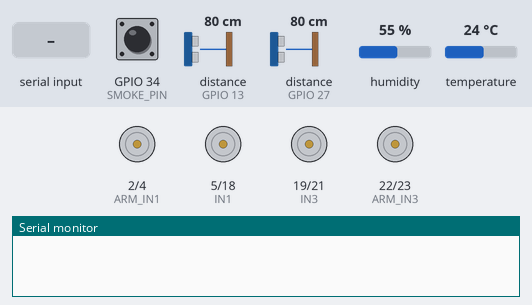
Simulated run of this sketch. Board: ESP32. On the bench: motor-driver pin pairs drawn as motors (green arrow = first pin HIGH = forward, orange = second pin HIGH = backward, longer = more drive), the last lines printed to the serial monitor. Inputs (shaded band) come from the test bench; at power-on: distance to the obstacle (sensors on GPIO 13, GPIO 27) 80 cm, GPIO 34 (SMOKE_PIN) LOW, humidity 55 %, temperature 24 °C. The echo pulse lasts 58.3 µs per cm; WiFi joins after 1.5 s; servers stay silent unless stated.

Above: at 3.0 s.
3.1 s: distance to the obstacle (sensor on GPIO 13) set to 11 cm
13.3 s: distance to the obstacle (sensor on GPIO 13) set to 8 cm
At 14.1 s:
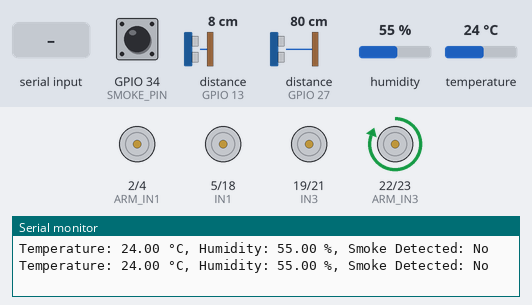
At 18.3 s:
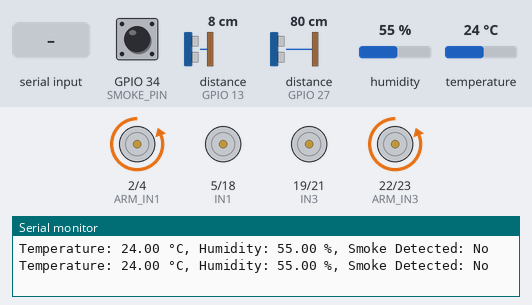
18.7 s: "R" received over Serial
At 20.6 s:
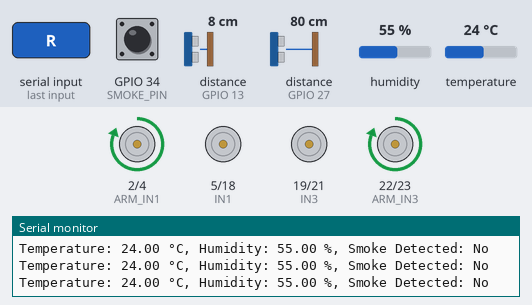
31.0 s: distance to the obstacle (sensor on GPIO 27) set to 2 cm
At 33.2 s:
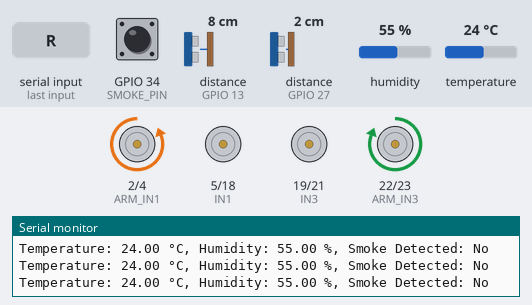
34.5 s: GPIO 34 (SMOKE_PIN) pulled HIGH for 1 s
38.0 s: distance to the obstacle (sensor on GPIO 27) set to 18 cm
Timing chart, 0 to 42.5 s (numbered marks = the images above; inputs shaded):
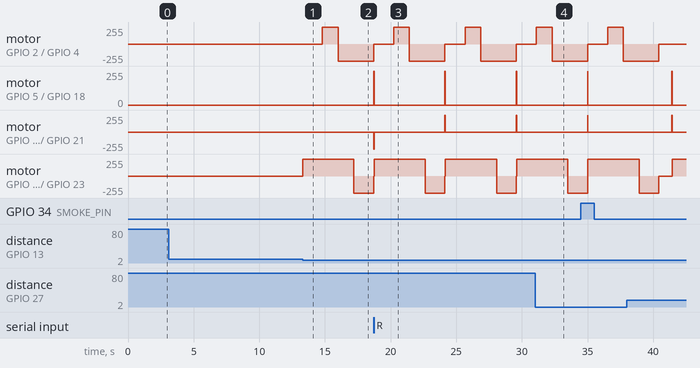

Measured:
- the behaviour switches between 10 and 9 cm on distance to the obstacle (sensor on GPIO 13) (found by bisection; images 0 and 1)
- after the input at 13.3 s, motor on GPIO 2 (ARM_IN1) / GPIO 4 (ARM_IN2): stopped → forward 255/255 after 1.5 s, → backward 255/255 1.2 s later; motor on GPIO 22 (ARM_IN3) / GPIO 23 (ARM_IN4): stopped → forward 255/255 at once, → backward 255/255 3.9 s later
- by itself, motor on GPIO 5 (IN1) / GPIO 18 (IN2): alternates forward 255/255 for 0.02 s and stopped for 5.4 s
- by itself, motor on GPIO 19 (IN3) / GPIO 21 (IN4): repeats every 5.4 s: stopped 5.4 s, forward 255/255 0.02 s

The sketch:

Final_Blynk_Added.ino
```cpp
#include <NewPing.h>
#include <WiFi.h>
#include <BlynkSimpleEsp32.h>
#include <DHT.h>

#define TRIG_PIN_1 12  // Trigger pin for the first ultrasonic sensor
#define ECHO_PIN_1 13  // Echo pin for the first ultrasonic sensor
#define TRIG_PIN_2 14  // Trigger pin for the second ultrasonic sensor
#define ECHO_PIN_2 27  // Echo pin for the second ultrasonic sensor

#define IN1 5          // Motor driver pin for left motor (movement motor)
#define IN2 18         // Motor driver pin for left motor (movement motor)
#define IN3 19         // Motor driver pin for right motor (movement motor)
#define IN4 21         // Motor driver pin for right motor (movement motor)

#define ARM_IN1 2      // Motor driver pin for the arm motor (arm control)
#define ARM_IN2 4      // Motor driver pin for the arm motor (arm control)
#define ARM_IN3 22
#define ARM_IN4 23

#define SMOKE_PIN 34   // Smoke sensor pin
#define DHTPIN 32      // Pin where DHT11 is connected
#define DHTTYPE DHT11  // Define DHT type

// Blynk and WiFi credentials
char auth[] = "tjrK_lvec_3p8UbjadunctxhL8qfPUNl";  // From Blynk app email
char ssid[] = "Salim_Hall_5G";       // Your WiFi SSID
char pass[] = "132069@MNU";   // Your WiFi Password

// Define Blynk virtual pins
#define VPIN_TEMP V1   // Virtual Pin for Temperature
#define VPIN_HUMID V2  // Virtual Pin for Humidity
#define VPIN_SMOKE V3  // Virtual Pin for Smoke

// Set up ultrasonic sensor parameters
NewPing sonar1(TRIG_PIN_1, ECHO_PIN_1, 200); // First ultrasonic sensor
NewPing sonar2(TRIG_PIN_2, ECHO_PIN_2, 200); // Second ultrasonic sensor

// DHT11 sensor setup
DHT dht(DHTPIN, DHTTYPE);

const unsigned long COMM_TIMEOUT = 3000; // Communication timeout in milliseconds
unsigned long lastCommTime = 0;

BlynkTimer timer;

void setup() {
  Serial.begin(9600); // Start serial communication

  // Blynk setup
  Blynk.begin(auth, ssid, pass);

  // Set motor pins as outputs (for movement)
  pinMode(IN1, OUTPUT);
  pinMode(IN2, OUTPUT);
  pinMode(IN3, OUTPUT);
  pinMode(IN4, OUTPUT);

  // Set motor pins as outputs for the arm motor
  pinMode(ARM_IN1, OUTPUT);
  pinMode(ARM_IN2, OUTPUT);
  pinMode(ARM_IN3, OUTPUT);
  pinMode(ARM_IN4, OUTPUT);

  // Smoke sensor setup
  pinMode(SMOKE_PIN, INPUT);

  // Start DHT11 sensor
  dht.begin();

  // Setup a timer to read sensor data every 5 seconds
  timer.setInterval(5000L, sendSensorData);
}

void loop() {
  // Check for communication timeout
  if (millis() - lastCommTime > COMM_TIMEOUT) {
    stopMovement();  // Stop all movement if communication timeout occurs
  }

  // Read distances from ultrasonic sensors
  int distance1 = sonar1.ping_cm(); // Distance from the first ultrasonic sensor
  int distance2 = sonar2.ping_cm(); // Distance from the second ultrasonic sensor

  // Check if the first ultrasonic sensor detects an object (e.g., within 10 cm)
  if (distance1 > 0 && distance1 < 10) {
    stopMovement();  // Stop moving when the first ultrasonic sensor detects the object
    pickUpGarbage(); // Use the motor to pick up the garbage
  }

  // Check if the second ultrasonic sensor detects an object in the box (e.g., within 10 cm)
  if (distance2 > 0 && distance2 < 10) {
    returnToInitialState(); // Call function to restart the operation
  }

  // Process commands from Raspberry Pi if available
  if (Serial.available()) {
    char command = Serial.read();  // Read the command from the Raspberry Pi
    lastCommTime = millis();  // Update last communication time

    if (command == 'F') {
      moveForward();
    } else if (command == 'R') {
      rotateAndSearch();
    } else if (command == 'H') {
      // Heartbeat signal received, no action needed
    }
  }

  // Run Blynk and timer
  Blynk.run();
  timer.run();
}

// Function to move the garbage collector forward
void moveForward() {
  digitalWrite(IN1, HIGH);  // Left motor forward
  digitalWrite(IN2, LOW);   // Left motor forward
  digitalWrite(IN3, HIGH);  // Right motor forward
  digitalWrite(IN4, LOW);   // Right motor forward
}

// Function to rotate the body and search
void rotateAndSearch() {
  digitalWrite(IN1, HIGH);  // Rotate left motor
  digitalWrite(IN2, LOW);
  digitalWrite(IN3, LOW);   // Rotate right motor in reverse
  digitalWrite(IN4, HIGH);
}

// Function to stop all movement
void stopMovement() {
  digitalWrite(IN1, LOW);  // Stop left motor
  digitalWrite(IN2, LOW);
  digitalWrite(IN3, LOW);  // Stop right motor
  digitalWrite(IN4, LOW);
}

// Function to control the arm motor and pick up garbage
void pickUpGarbage() {
  // Step 1: Arm motor forward for 2 seconds (ARM_IN3 and ARM_IN4)
  digitalWrite(ARM_IN3, HIGH);
  digitalWrite(ARM_IN4, LOW);
  delay(1500);  // Move arm for 2 seconds

  // Step 2: Arm motor forward for 2 seconds (ARM_IN1 and ARM_IN2)
  digitalWrite(ARM_IN1, HIGH);
  digitalWrite(ARM_IN2, LOW);
  delay(1200);  // Adjust the delay as needed for your motor to pick up

  // Step 3: Arm motor reverse for 2 seconds (ARM_IN1 and ARM_IN2)
  digitalWrite(ARM_IN1, LOW);
  digitalWrite(ARM_IN2, HIGH);
  delay(1200);  // Reverse arm motor for 2 seconds

  digitalWrite(ARM_IN3, LOW);
  digitalWrite(ARM_IN4, HIGH);
  delay(1500);  // Move arm for 2 seconds

  // Stop the arm motor
  digitalWrite(ARM_IN1, LOW);
  digitalWrite(ARM_IN2, LOW);
  digitalWrite(ARM_IN3, LOW);
  digitalWrite(ARM_IN4, LOW);

  moveForward();
}

// Function to return to the initial state after detecting an object in the box
void returnToInitialState() {
  stopMovement();  // Stop all movement
  delay(1000);     // Delay for a moment
  moveForward();   // Move forward to start the operation again
}

// Function to send sensor data to the Blynk app
void sendSensorData() {
  // Read temperature and humidity
  float temp = dht.readTemperature();
  float humid = dht.readHumidity();

  // Read smoke sensor data
  int smokeDetected = digitalRead(SMOKE_PIN);

  // Send data to Blynk
  Blynk.virtualWrite(VPIN_TEMP, temp);
  Blynk.virtualWrite(VPIN_HUMID, humid);
  Blynk.virtualWrite(VPIN_SMOKE, smokeDetected ? 1 : 0); // 1 = Smoke detected, 0 = No smoke

  // Print to Serial Monitor for debugging
  Serial.print("Temperature: ");
  Serial.print(temp);
  Serial.print(" °C, Humidity: ");
  Serial.print(humid);
  Serial.print(" %, Smoke Detected: ");
  Serial.println(smokeDetected ? "Yes" : "No");
}
```
